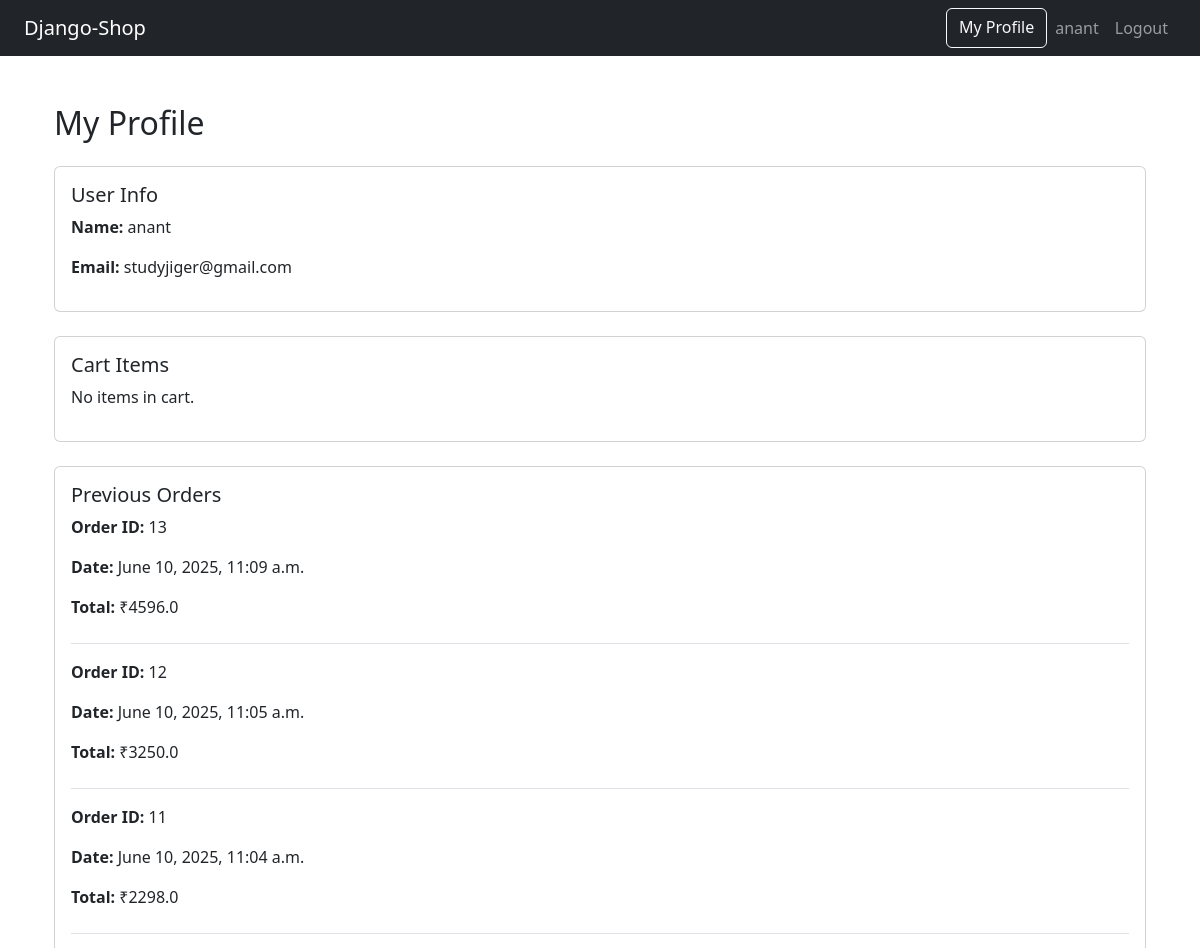
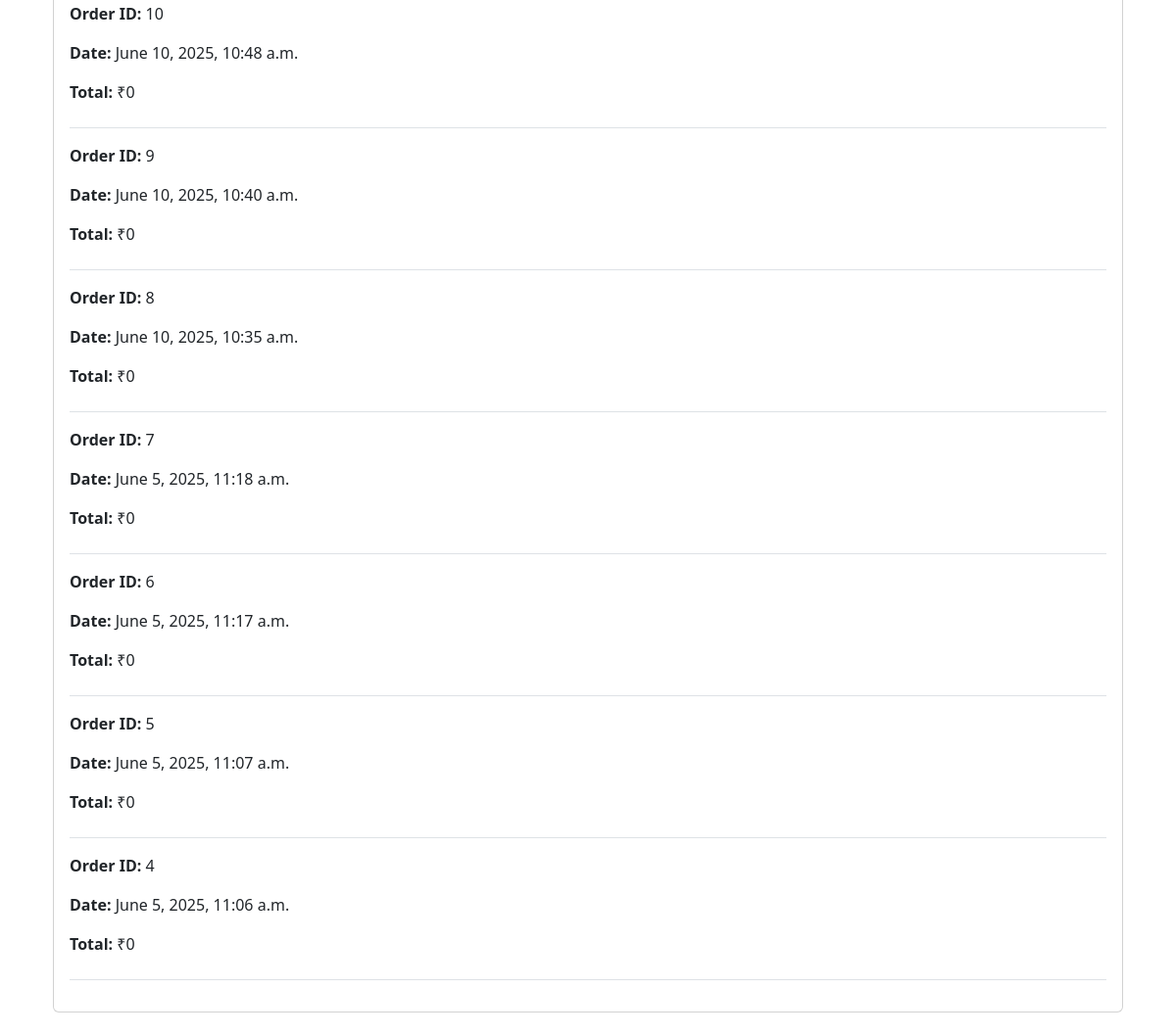
Page /profile/ (signed in) on the committed database (2 pictures, top to bottom).
### store/models.py (models this page shows, shortened)
class Order(models.Model):
    user = models.ForeignKey(User, on_delete=models.CASCADE)
    full_name = models.CharField(max_length=100)
    address = models.TextField()
    created_at = models.DateTimeField(auto_now_add=True)
    total_amount = models.DecimalField(max_digits=10, decimal_places=2, default=0.00)

### store/views.py (the view)
# urls.py: path('profile/', views.user_profile, name='user_profile'),
@login_required
def user_profile(request):
    user = request.user
    cart_items = CartItem.objects.filter(user=user)
    orders = Order.objects.filter(user=user).order_by('-created_at')
    for order in orders:
        total = order.items.annotate(
            item_total=F('product__price') * F('quantity')
        ).aggregate(total_amount=Sum('item_total'))['total_amount'] or 0
        print(f"Order ID: {order.id}, Total Amount: {total}")
        order.total_amount = total
        order.save()
    return render(request, 'store/user_profile.html', {
        'user': user,
        'cart_items': cart_items,
        'orders': orders,
    })

### store/templates/store/user_profile.html (shortened to what this page needs)
{% extends 'store/base.html' %}
{% block content %}
<div class="container mt-5">
    <h2 class="mb-4"> My Profile</h2>
    <div class="card mb-4 p-3">
        <h5> User Info</h5>
        <p><strong>Name:</strong> {{ user.username|default:"Not Set" }}</p>
        <p><strong>Email:</strong> {{ user.email }}</p>
    </div>
    <div class="card mb-4 p-3">
        <h5> Cart Items</h5>
        {% if cart_items %}
            <ul class="list-group">
                {% for item in cart_items %}
                    <li class="list-group-item d-flex justify-content-between align-items-center">
                        {{ item.product.title }} (x{{ item.quantity }})
                        <span>₹{{ item.product.price }}</span>
                    </li>
                {% endfor %}
            </ul>
        {% else %}
            <p>No items in cart.</p>
        {% endif %}
    </div>
    <div class="card mb-4 p-3">
        <h5> Previous Orders</h5>
        {% if orders %}
            {% for order in orders %}
                <div class="mb-3 border-bottom pb-2">
                    <p><strong>Order ID:</strong> {{ order.id }}</p>
                    <p><strong>Date:</strong> {{ order.created_at }}</p>
                    <p><strong>Total:</strong> ₹{{ order.total_amount }}</p>
                </div>
            {% endfor %}
        {% else %}
            <p>No previous orders.</p>
        {% endif %}
    </div>
</div>
{% endblock %}

### store/templates/store/base.html (shortened to what this page needs)
<!DOCTYPE html>
<html lang="en">
<head>
    <link href="https://cdn.jsdelivr.net/npm/bootstrap@5.3.0/dist/css/bootstrap.min.css" rel="stylesheet">
</head>
<body>
<nav class="navbar navbar-expand-lg navbar-dark bg-dark px-4">
  <a class="navbar-brand" href="/">Django-Shop</a>
  <div class="collapse navbar-collapse">
    <ul class="navbar-nav ms-auto">
      <a href="{% url 'user_profile' %}" class="btn btn-outline-light ms-auto">My Profile</a>
      {% if user.is_authenticated %}
        <li class="nav-item"><a class="nav-link" href="#">{{ user.username }}</a></li>
        <li class="nav-item"><a class="nav-link" href="{% url 'logout' %}">Logout</a></li>
      {% else %}
        <li class="nav-item"><a class="nav-link" href="{% url 'login' %}">Login</a></li>
        <li class="nav-item"><a class="nav-link" href="{% url 'register' %}">Register</a></li>
      {% endif %}
    </ul>
  </div>
</nav>
<div class="container mt-4">
    {% block content %}{% endblock %}
</div>
</body>
</html>

### rows in the picture
Order: id "13", created_at "June 10, 2025, 11:09 a.m.", total_amount "4596.0"
Order: id "12", created_at "June 10, 2025, 11:05 a.m.", total_amount "3250.0"
Order: id "11", created_at "June 10, 2025, 11:04 a.m.", total_amount "2298.0"
Order: id "10", created_at "June 10, 2025, 10:48 a.m.", total_amount "0"
Order: id "9", created_at "June 10, 2025, 10:40 a.m.", total_amount "0"
Order: id "8", created_at "June 10, 2025, 10:35 a.m.", total_amount "0"
Order: id "7", created_at "June 5, 2025, 11:18 a.m.", total_amount "0"
Order: id "6", created_at "June 5, 2025, 11:17 a.m.", total_amount "0"
Order: id "5", created_at "June 5, 2025, 11:07 a.m.", total_amount "0"
Order: id "4", created_at "June 5, 2025, 11:06 a.m.", total_amount "0"

### other values in the picture
{{ user.username }} "anant"
{{ user.username|default:"Not Set" }} "anant"
{{ user.email }} "studyjiger@gmail.com"
